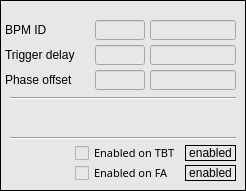
   <widget class="caFrame" name="caframe">
    <property name="geometry">
     <rect>
      <x>5</x>
      <y>15</y>
      <width>246</width>
      <height>191</height>
     </rect>
    </property>
    <property name="styleSheet">
     <string notr="true">background-color: rgb(231, 231, 231);</string>
    </property>
    <property name="frameShape">
     <enum>QFrame::Box</enum>
    </property>
    <property name="frameShadow">
     <enum>QFrame::Plain</enum>
    </property>
    <property name="lineWidth">
     <number>1</number>
    </property>
    <property name="midLineWidth">
     <number>1</number>
    </property>
    <property name="background">
     <color>
      <red>0</red>
      <green>0</green>
      <blue>0</blue>
     </color>
    </property>
    <property name="backgroundMode">
     <enum>caFrame::Filled</enum>
    </property>
    <widget class="caTextEntry" name="phase_offset">
     <property name="geometry">
      <rect>
       <x>95</x>
       <y>70</y>
       <width>50</width>
       <height>20</height>
      </rect>
     </property>
     <property name="font">
      <font>
       <family>FreeSans</family>
       <pointsize>8</pointsize>
      </font>
     </property>
     <property name="alignment">
      <set>Qt::AlignRight|Qt::AlignTrailing|Qt::AlignVCenter</set>
     </property>
     <property name="channel" stdset="0">
      <string notr="true">$(BPM):tbt:phase_offset_sp</string>
     </property>
     <property name="foreground">
      <color>
       <red>170</red>
       <green>0</green>
       <blue>0</blue>
      </color>
     </property>
     <property name="background">
      <color>
       <red>255</red>
       <green>255</green>
       <blue>127</blue>
      </color>
     </property>
     <property name="colorMode">
      <enum>caLineEdit::Static</enum>
     </property>
     <property name="fontScaleMode">
      <enum>caLineEdit::WidthAndHeight</enum>
     </property>
    </widget>
    <widget class="caTextEntry" name="trig_delay">
     <property name="geometry">
      <rect>
       <x>95</x>
       <y>45</y>
       <width>50</width>
       <height>20</height>
      </rect>
     </property>
     <property name="font">
      <font>
       <family>FreeSans</family>
       <pointsize>8</pointsize>
      </font>
     </property>
     <property name="alignment">
      <set>Qt::AlignRight|Qt::AlignTrailing|Qt::AlignVCenter</set>
     </property>
     <property name="channel" stdset="0">
      <string notr="true">$(BPM):trig_delay_sp</string>
     </property>
     <property name="foreground">
      <color>
       <red>170</red>
       <green>0</green>
       <blue>0</blue>
      </color>
     </property>
     <property name="background">
      <color>
       <red>255</red>
       <green>255</green>
       <blue>127</blue>
      </color>
     </property>
     <property name="colorMode">
      <enum>caLineEdit::Static</enum>
     </property>
     <property name="fontScaleMode">
      <enum>caLineEdit::WidthAndHeight</enum>
     </property>
    </widget>
    <widget class="caTextEntry" name="bpmid">
     <property name="geometry">
      <rect>
       <x>95</x>
       <y>20</y>
       <width>50</width>
       <height>20</height>
      </rect>
     </property>
     <property name="font">
      <font>
       <family>FreeSans</family>
       <pointsize>8</pointsize>
      </font>
     </property>
     <property name="styleSheet">
      <string notr="true">caTextEntry,caLineEdit {background-color: rgba(255, 255, 127, 255); color: rgba(170, 0, 0, 255); border-radius: 1px;} caLineEdit {border: 0px; border-style:outset; padding: 0px 0px 0px 2px; border-color: rgba(0, 0, 0, 255) rgba(0, 0, 0, 255)  rgba(0, 0, 0, 255) rgba(0, 0, 0, 255);} caTextEntry { border: 2px; padding: 0px;} caTextEntry {border-style:inset; border-color: rgba(127, 127, 63, 255) rgba(255, 255, 255, 255)  rgba(255, 255, 255, 255) rgba(127, 127, 63, 255);} caTextEntry:focus {padding: 0px; border: 2px groove rgba(255, 0, 0, 255); border-radius: 1px;} </string>
     </property>
     <property name="cursorPosition">
      <number>0</number>
     </property>
     <property name="alignment">
      <set>Qt::AlignRight|Qt::AlignTrailing|Qt::AlignVCenter</set>
     </property>
     <property name="channel" stdset="0">
      <string notr="true">$(BPM):id_sp</string>
     </property>
     <property name="foreground">
      <color>
       <red>170</red>
       <green>0</green>
       <blue>0</blue>
      </color>
     </property>
     <property name="background">
      <color>
       <red>255</red>
       <green>255</green>
       <blue>127</blue>
      </color>
     </property>
     <property name="colorMode">
      <enum>caLineEdit::Static</enum>
     </property>
     <property name="fontScaleMode">
      <enum>caLineEdit::WidthAndHeight</enum>
     </property>
    </widget>
    <widget class="QLabel" name="label_8">
     <property name="geometry">
      <rect>
       <x>5</x>
       <y>20</y>
       <width>86</width>
       <height>20</height>
      </rect>
     </property>
     <property name="font">
      <font>
       <pointsize>9</pointsize>
      </font>
     </property>
     <property name="text">
      <string>BPM ID</string>
     </property>
    </widget>
    <widget class="QLabel" name="label_13">
     <property name="geometry">
      <rect>
       <x>5</x>
       <y>45</y>
       <width>86</width>
       <height>20</height>
      </rect>
     </property>
     <property name="font">
      <font>
       <pointsize>9</pointsize>
      </font>
     </property>
     <property name="text">
      <string>Trigger delay</string>
     </property>
    </widget>
    <widget class="QLabel" name="label_15">
     <property name="geometry">
      <rect>
       <x>5</x>
       <y>70</y>
       <width>86</width>
       <height>20</height>
      </rect>
     </property>
     <property name="font">
      <font>
       <pointsize>9</pointsize>
      </font>
     </property>
     <property name="text">
      <string>Phase offset</string>
     </property>
    </widget>
    <widget class="caRelatedDisplay" name="carelateddisplay_8">
     <property name="geometry">
      <rect>
       <x>10</x>
       <y>105</y>
       <width>111</width>
       <height>21</height>
      </rect>
     </property>
     <property name="font">
      <font>
       <family>Sans Serif</family>
       <pointsize>10</pointsize>
      </font>
     </property>
     <property name="background">
      <color>
       <red>253</red>
       <green>221</green>
       <blue>123</blue>
      </color>
     </property>
     <property name="labels">
      <string notr="true">Scaling coefficients</string>
     </property>
     <property name="files">
      <string notr="true">scaling_coefficients</string>
     </property>
     <property name="args">
      <string notr="true">BPM=$(BPM)</string>
     </property>
     <property name="fontScaleMode">
      <enum>EPushButton::WidthAndHeight</enum>
     </property>
    </widget>
    <widget class="Line" name="line_8">
     <property name="geometry">
      <rect>
       <x>10</x>
       <y>90</y>
       <width>226</width>
       <height>16</height>
      </rect>
     </property>
     <property name="orientation">
      <enum>Qt::Horizontal</enum>
     </property>
    </widget>
    <widget class="Line" name="line_9">
     <property name="geometry">
      <rect>
       <x>10</x>
       <y>130</y>
       <width>226</width>
       <height>16</height>
      </rect>
     </property>
     <property name="orientation">
      <enum>Qt::Horizontal</enum>
     </property>
    </widget>
    <widget class="caRelatedDisplay" name="spike_removal">
     <property name="geometry">
      <rect>
       <x>10</x>
       <y>145</y>
       <width>61</width>
       <height>31</height>
      </rect>
     </property>
     <property name="font">
      <font>
       <family>Sans Serif</family>
       <pointsize>10</pointsize>
      </font>
     </property>
     <property name="background">
      <color>
       <red>252</red>
       <green>220</green>
       <blue>123</blue>
      </color>
     </property>
     <property name="labels">
      <string notr="true">Spike
removal</string>
     </property>
     <property name="files">
      <string notr="true">spike_removal</string>
     </property>
     <property name="args">
      <string notr="true">BPM=$(BPM)</string>
     </property>
     <property name="fontScaleMode">
      <enum>EPushButton::WidthAndHeight</enum>
     </property>
    </widget>
    <widget class="caToggleButton" name="sr_on_tbt">
     <property name="geometry">
      <rect>
       <x>75</x>
       <y>145</y>
       <width>106</width>
       <height>16</height>
      </rect>
     </property>
     <property name="font">
      <font>
       <family>Sans Serif</family>
       <pointsize>8</pointsize>
      </font>
     </property>
     <property name="text">
      <string>Enabled on TBT</string>
     </property>
     <property name="channel" stdset="0">
      <string notr="true">$(BPM):tbt:sr:tbt_enable_sp</string>
     </property>
     <property name="background">
      <color alpha="0">
       <red>255</red>
       <green>255</green>
       <blue>255</blue>
      </color>
     </property>
    </widget>
    <widget class="caToggleButton" name="sr_on_fa">
     <property name="geometry">
      <rect>
       <x>75</x>
       <y>165</y>
       <width>106</width>
       <height>16</height>
      </rect>
     </property>
     <property name="font">
      <font>
       <family>Sans Serif</family>
       <pointsize>8</pointsize>
      </font>
     </property>
     <property name="text">
      <string>Enabled on FA</string>
     </property>
     <property name="channel" stdset="0">
      <string notr="true">$(BPM):tbt:sr:fa_enable_sp</string>
     </property>
     <property name="fontScaleMode">
      <enum>caToggleButton::WidthAndHeight</enum>
     </property>
    </widget>
    <widget class="caRelatedDisplay" name="carelateddisplay_9">
     <property name="geometry">
      <rect>
       <x>125</x>
       <y>105</y>
       <width>111</width>
       <height>21</height>
      </rect>
     </property>
     <property name="font">
      <font>
       <family>Sans Serif</family>
       <pointsize>10</pointsize>
      </font>
     </property>
     <property name="background">
      <color>
       <red>252</red>
       <green>220</green>
       <blue>123</blue>
      </color>
     </property>
     <property name="labels">
      <string notr="true">Processing window</string>
     </property>
     <property name="files">
      <string notr="true">tbt_window</string>
     </property>
     <property name="args">
      <string notr="true">BPM=$(BPM)</string>
     </property>
     <property name="fontScaleMode">
      <enum>EPushButton::WidthAndHeight</enum>
     </property>
    </widget>
    <widget class="caLineEdit" name="calineedit_15">
     <property name="geometry">
      <rect>
       <x>150</x>
       <y>20</y>
       <width>86</width>
       <height>20</height>
      </rect>
     </property>
     <property name="font">
      <font>
       <family>Sans Serif</family>
       <pointsize>10</pointsize>
      </font>
     </property>
     <property name="alignment">
      <set>Qt::AlignCenter</set>
     </property>
     <property name="readOnly">
      <bool>true</bool>
     </property>
     <property name="channel" stdset="0">
      <string notr="true">$(BPM):id_mon</string>
     </property>
     <property name="foreground">
      <color>
       <red>0</red>
       <green>0</green>
       <blue>0</blue>
      </color>
     </property>
     <property name="background">
      <color>
       <red>255</red>
       <green>255</green>
       <blue>255</blue>
      </color>
     </property>
     <property name="colorMode">
      <enum>caLineEdit::Static</enum>
     </property>
     <property name="frameLineWidth" stdset="0">
      <number>1</number>
     </property>
     <property name="fontScaleMode">
      <enum>caLineEdit::WidthAndHeight</enum>
     </property>
     <property name="unitsEnabled">
      <bool>true</bool>
     </property>
    </widget>
    <widget class="caLineEdit" name="calineedit_16">
     <property name="geometry">
      <rect>
       <x>150</x>
       <y>45</y>
       <width>86</width>
       <height>20</height>
      </rect>
     </property>
     <property name="font">
      <font>
       <family>Sans Serif</family>
       <pointsize>10</pointsize>
      </font>
     </property>
     <property name="alignment">
      <set>Qt::AlignCenter</set>
     </property>
     <property name="readOnly">
      <bool>true</bool>
     </property>
     <property name="channel" stdset="0">
      <string notr="true">$(BPM):trig_delay_mon</string>
     </property>
     <property name="foreground">
      <color>
       <red>0</red>
       <green>0</green>
       <blue>0</blue>
      </color>
     </property>
     <property name="background">
      <color>
       <red>255</red>
       <green>255</green>
       <blue>255</blue>
      </color>
     </property>
     <property name="colorMode">
      <enum>caLineEdit::Static</enum>
     </property>
     <property name="frameLineWidth" stdset="0">
      <number>1</number>
     </property>
     <property name="fontScaleMode">
      <enum>caLineEdit::WidthAndHeight</enum>
     </property>
     <property name="unitsEnabled">
      <bool>true</bool>
     </property>
    </widget>
    <widget class="caLineEdit" name="calineedit_17">
     <property name="geometry">
      <rect>
       <x>150</x>
       <y>70</y>
       <width>86</width>
       <height>20</height>
      </rect>
     </property>
     <property name="font">
      <font>
       <family>Sans Serif</family>
       <pointsize>10</pointsize>
      </font>
     </property>
     <property name="alignment">
      <set>Qt::AlignCenter</set>
     </property>
     <property name="readOnly">
      <bool>true</bool>
     </property>
     <property name="channel" stdset="0">
      <string notr="true">$(BPM):tbt:phase_offset_mon</string>
     </property>
     <property name="foreground">
      <color>
       <red>0</red>
       <green>0</green>
       <blue>0</blue>
      </color>
     </property>
     <property name="background">
      <color>
       <red>255</red>
       <green>255</green>
       <blue>255</blue>
      </color>
     </property>
     <property name="colorMode">
      <enum>caLineEdit::Static</enum>
     </property>
     <property name="frameLineWidth" stdset="0">
      <number>1</number>
     </property>
     <property name="fontScaleMode">
      <enum>caLineEdit::WidthAndHeight</enum>
     </property>
     <property name="unitsEnabled">
      <bool>true</bool>
     </property>
    </widget>
    <widget class="caLabel" name="calabel">
     <property name="geometry">
      <rect>
       <x>185</x>
       <y>145</y>
       <width>51</width>
       <height>16</height>
      </rect>
     </property>
     <property name="frameShape">
      <enum>QFrame::Box</enum>
     </property>
     <property name="text">
      <string>disabled</string>
     </property>
     <property name="alignment">
      <set>Qt::AlignCenter</set>
     </property>
     <property name="background">
      <color>
       <red>254</red>
       <green>217</green>
       <blue>188</blue>
      </color>
     </property>
     <property name="visibility">
      <enum>caLabel::IfZero</enum>
     </property>
     <property name="channel" stdset="0">
      <string notr="true">$(BPM):tbt:sr:tbt_enable_mon</string>
     </property>
    </widget>
    <widget class="caLabel" name="calabel_2">
     <property name="geometry">
      <rect>
       <x>185</x>
       <y>145</y>
       <width>51</width>
       <height>16</height>
      </rect>
     </property>
     <property name="frameShape">
      <enum>QFrame::Box</enum>
     </property>
     <property name="text">
      <string>enabled</string>
     </property>
     <property name="alignment">
      <set>Qt::AlignCenter</set>
     </property>
     <property name="background">
      <color>
       <red>170</red>
       <green>255</green>
       <blue>127</blue>
      </color>
     </property>
     <property name="visibility">
      <enum>caLabel::IfNotZero</enum>
     </property>
     <property name="channel" stdset="0">
      <string notr="true">$(BPM):tbt:sr:tbt_enable_mon</string>
     </property>
    </widget>
    <widget class="caLabel" name="calabel_3">
     <property name="geometry">
      <rect>
       <x>185</x>
       <y>165</y>
       <width>51</width>
       <height>16</height>
      </rect>
     </property>
     <property name="frameShape">
      <enum>QFrame::Box</enum>
     </property>
     <property name="text">
      <string>disabled</string>
     </property>
     <property name="alignment">
      <set>Qt::AlignCenter</set>
     </property>
     <property name="background">
      <color>
       <red>254</red>
       <green>217</green>
       <blue>188</blue>
      </color>
     </property>
     <property name="visibility">
      <enum>caLabel::IfZero</enum>
     </property>
     <property name="channel" stdset="0">
      <string notr="true">$(BPM):tbt:sr:fa_enable_mon</string>
     </property>
    </widget>
    <widget class="caLabel" name="calabel_4">
     <property name="geometry">
      <rect>
       <x>185</x>
       <y>165</y>
       <width>51</width>
       <height>16</height>
      </rect>
     </property>
     <property name="frameShape">
      <enum>QFrame::Box</enum>
     </property>
     <property name="text">
      <string>enabled</string>
     </property>
     <property name="alignment">
      <set>Qt::AlignCenter</set>
     </property>
     <property name="background">
      <color>
       <red>170</red>
       <green>255</green>
       <blue>127</blue>
      </color>
     </property>
     <property name="visibility">
      <enum>caLabel::IfNotZero</enum>
     </property>
     <property name="channel" stdset="0">
      <string notr="true">$(BPM):tbt:sr:fa_enable_mon</string>
     </property>
    </widget>
   </widget>
